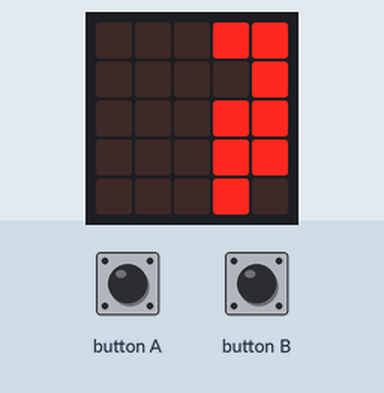
Simulated run of this program. Board: BBC micro:bit (MakeCode). Shown: the board's 5×5 LED display. The test bench sets the inputs (shaded band). Random numbers come from a fixed seed.

Above: at 1.02 s.
1.3 s: button A pressed for 0.15 s
At 1.49 s:
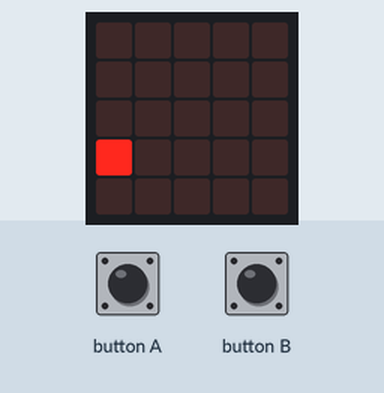
2.0 s: button A pressed for 0.15 s
At 2.62 s:
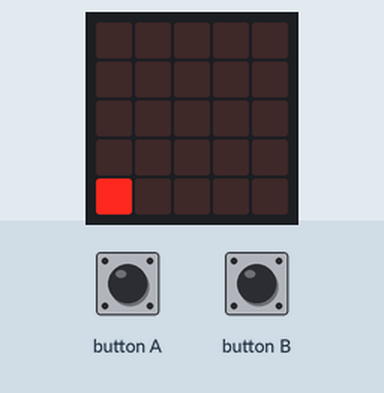
2.7 s: button B pressed for 0.15 s
At 3.16 s:
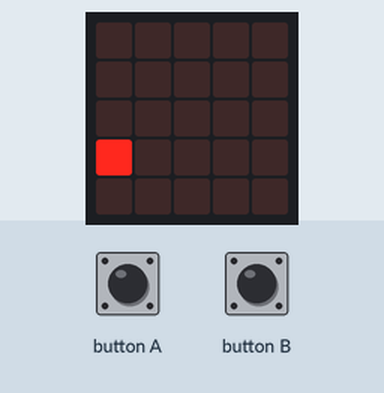
3.4 s: button B pressed 5 times (0.12 s each, 0.3 s apart)
At 4.38 s:
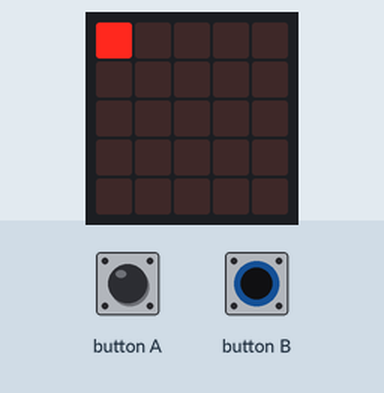
Timing chart, 0 to 6.4 s (numbered marks = the images above; inputs shaded):
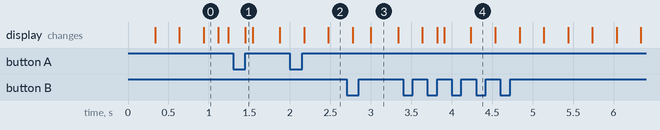

The program:

main.ts
```typescript
input.onButtonPressed(Button.A, function () {
    bird.change(LedSpriteProperty.Y, 1)
})
input.onButtonPressed(Button.B, function () {
    bird.change(LedSpriteProperty.Y, -1)
})
let ticks = 0
let bird: game.LedSprite = null
bird = game.createSprite(0, 2)
bird.set(LedSpriteProperty.Blink, 300)
let obstacles: game.LedSprite[] = []
let emptyObstacleY = randint(0, 4)
for (let índice = 0; índice <= 4; índice++) {
    if (índice != emptyObstacleY) {
        obstacles.push(game.createSprite(4, índice))
    }
}
basic.forever(function () {
    while (obstacles.length > 0 && obstacles[0].get(LedSpriteProperty.X) == 0) {
        obstacles.removeAt(0).delete()
    }
    for (let obstacle of obstacles) {
        obstacle.change(LedSpriteProperty.X, -1)
    }
    if (ticks % 3 == 0) {
        emptyObstacleY = randint(0, 4)
        for (let índice = 0; índice <= 4; índice++) {
            if (índice != emptyObstacleY) {
                obstacles.push(game.createSprite(4, índice))
            }
        }
        for (let obstacle of obstacles) {
            if (obstacle.get(LedSpriteProperty.X) == bird.get(LedSpriteProperty.X) && obstacle.get(LedSpriteProperty.Y) == bird.get(LedSpriteProperty.Y)) {
                game.gameOver()
            }
        }
        ticks += 1
        basic.pause(1000)
    }
})
```

test.ts
```typescript
// testes vão aqui; isto não será compilado quando este pacote for usado como uma extensão.
```
